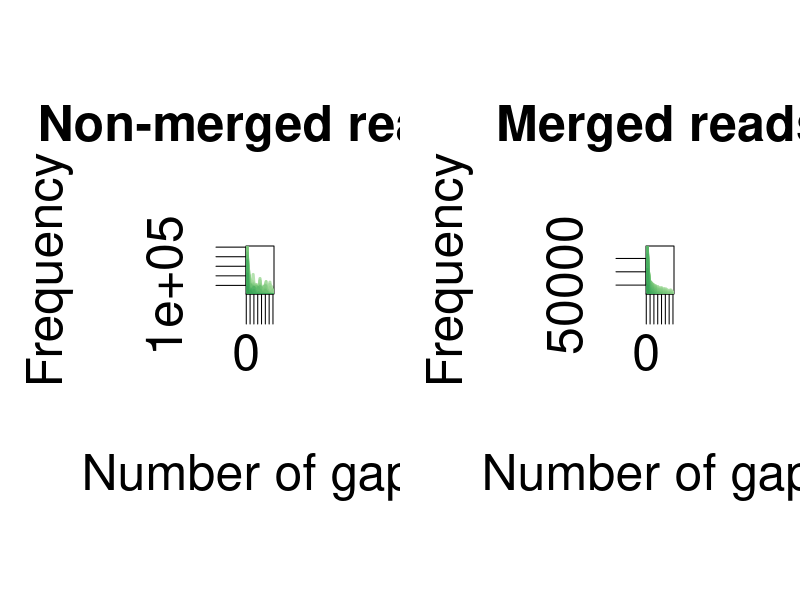

Reproduce this figure in R.
library(RColorBrewer)
colors <- colorRampPalette(brewer.pal(9,"Greens"))(34)
pe.gaps <- as.matrix(read.table("pe/gaps.txt", header=TRUE))
se.gaps <- as.matrix(read.table("se/gaps.txt", header=TRUE))

png(filename="gaps.png", width=2000, height=1000)
par(mfrow=c(1,2), mex=3)
plot(pe.gaps[,1], pe.gaps[,2], type="l", col=colors[11],
   main="Non-merged reads", xlab="Number of gaps", ylab="Frequency",
   lwd=3, cex=3, cex.main=3, cex.lab=3, cex.axis=3)
for (i in 3:14) {
   lines(pe.gaps[,1], pe.gaps[,i], col=colors[9 + i], lwd=3)
}

plot(se.gaps[,1], se.gaps[,2], type="l", col=colors[11],
   main="Merged reads", xlab="Number of gaps", ylab="Frequency",
   lwd=3, cex=3, cex.main=3, cex.lab=3, cex.axis=3)
for (i in 3:14) {
   lines(se.gaps[,1], se.gaps[,i], col=colors[9 + i], lwd=3)
}

dev.off()
